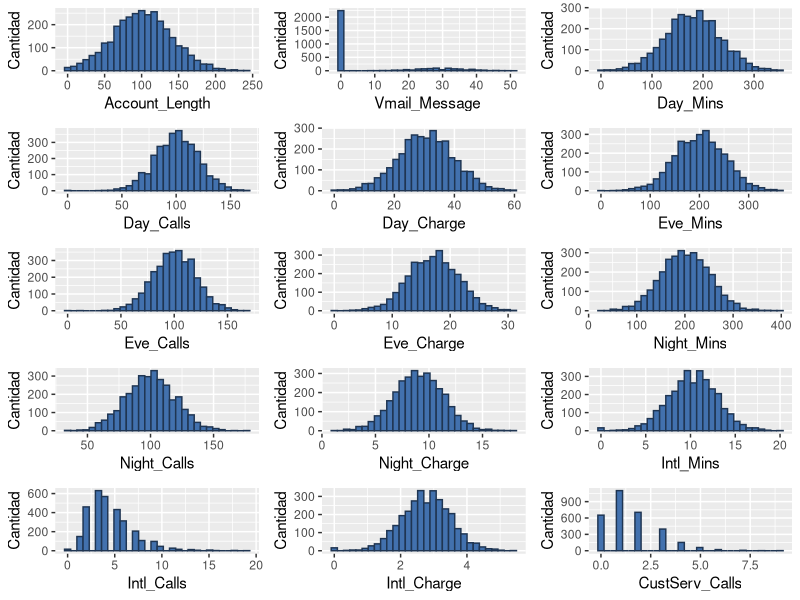
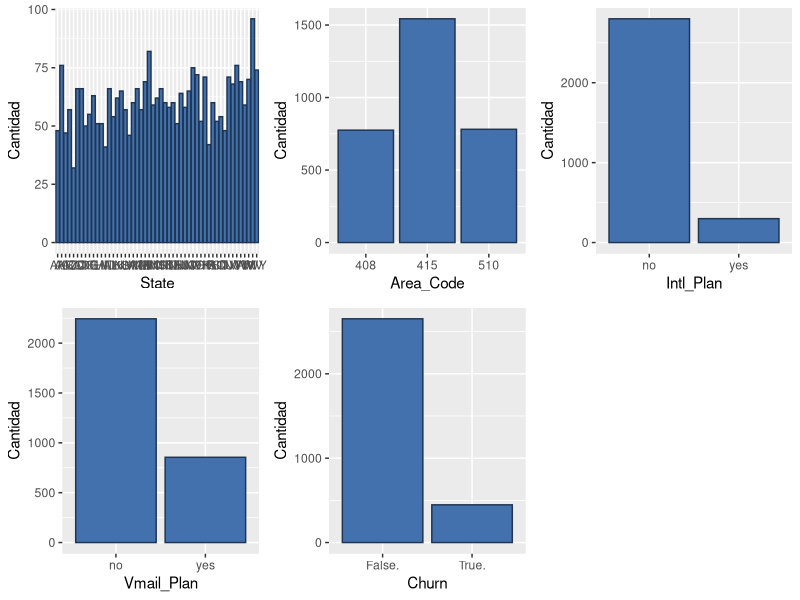
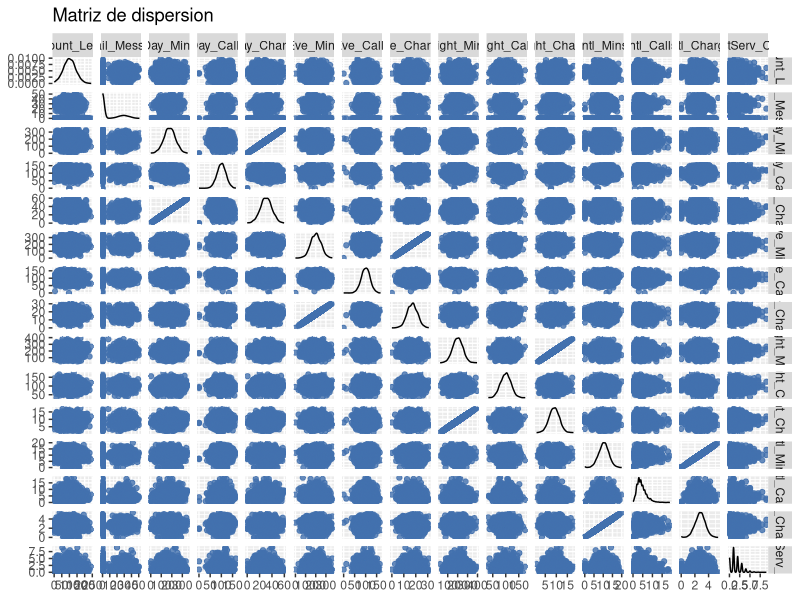
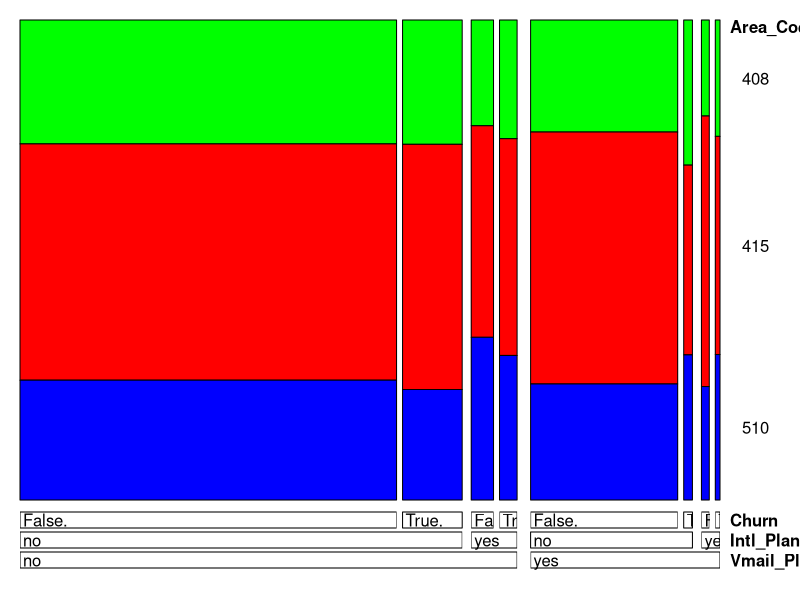
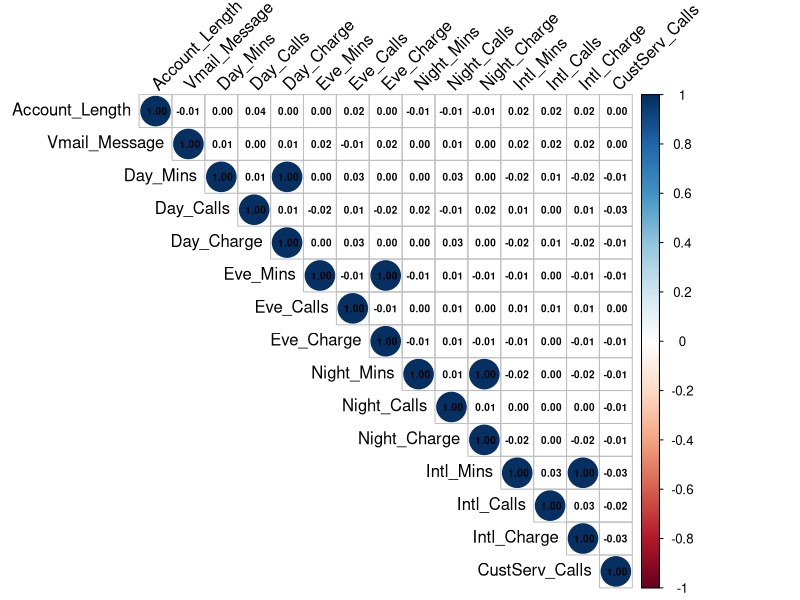
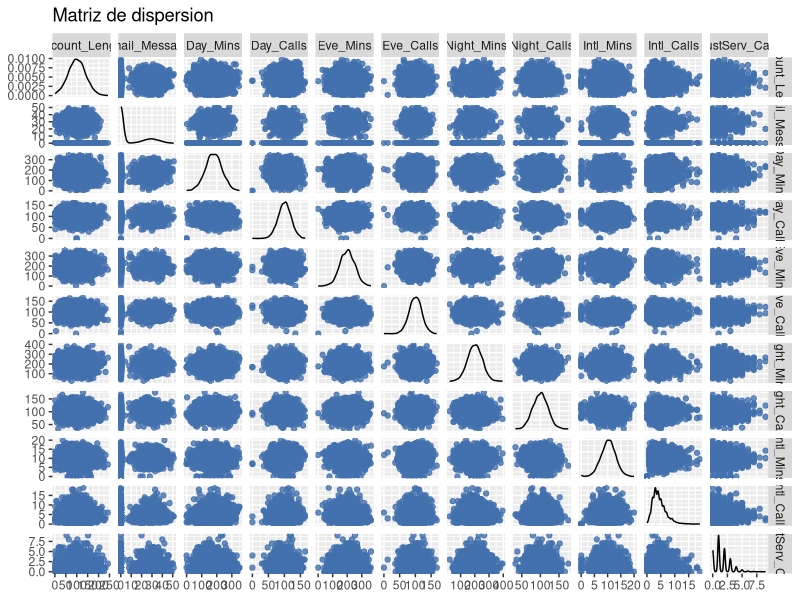
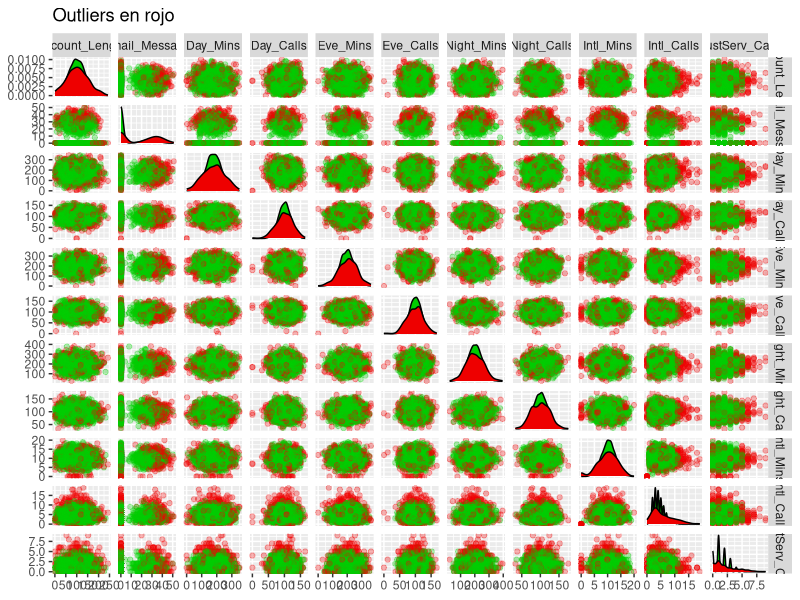

Recreate these plots in R, in order. (Note: this script raises an error after producing the figures.)
## ---- chunk 1
knitr::opts_chunk$set(echo = TRUE)
## ---- chunk 2
library(readxl)         #Lectura de archivos
library(gridExtra)      #Ordenacion de graficos en pantalla
library(corrplot)       #Grafico de correlaciones
library(ggplot2)        #Graficos
library (tidyverse)     #Manipulacion de datasets
library(vcd)            #Visualizacion de datos categoricos
library(GGally)         #Extension de ggplot2 para combinacion de graficos/matrices
library(MASS)           #Utilizado para la estimacion del mve en distancias de Mahalanobis
library(caret)          #Modelos y optimizacion de parametros
## ---- chunk 3

# Limpieza de entorno
rm(list = ls())

# Lectura del archivo Excel mediante ventana emergente
subscriptores.raw <- read.csv2('Churn.csv')


# Verificacion de las variables y su tipo
str(subscriptores.raw)

# La variable Area_Code se cargo como numerica pero en realidad es una variable categorica.
# Utilizamos la funcion mutate para convertirla al tipo de dato factor
# subscriptores.raw <- mutate(subscriptores.raw, Area_Code = as.factor(Area_Code))

## ---- chunk 4

########HK: Convierto las 4 categoricas en Factor (estaba en el HTML, pero no lo encontre en el cod R) ##########

names <- c('State' ,'Area_Code','Intl_Plan','Vmail_Plan','Churn')
subscriptores.raw[,names] <- lapply(subscriptores.raw[,names] , factor)
str(subscriptores.raw)

########HK Duda:convendria que cust serv sea categorica para algun modelo? (es similar a la discusion de #rooms. depende del modelo a utilizar?) ##########
# subscriptores.raw <- mutate(subscriptores.raw, CustServ_Calls = as.factor(CustServ_Calls))

# Exploracion inicial del dataset y verificacion de valores faltantes (missings)
# No se observan valores faltantes
summary(subscriptores.raw)
head(subscriptores.raw, 10)

# Graficamos las variables. Utilizamos barplots para las categoricas e histogramas para las
# cuantitativas
# NOTA: no graficamos la variable Phone dado que es una variable de identificacion (ID)

# Creacion de vector con los indices de las variables cuantitativas y cualitativas
columnas.num <- which(sapply(subscriptores.raw, class) %in% c("numeric","integer"))
columnas.cat <- which(sapply(subscriptores.raw, class) %in% "factor")

# Debemos borrar del vector de indices de variables cualitativas al indice correspondiente a la 
# variable Phone, para lo cual mediante la funcion grep obtenemos el indice de la columna Phone
borrar <- grep("Phone", colnames(subscriptores.raw))

# Mediante la funcion setdiff eliminanos el indice correspondiente a Phone del vector columnas.cat
columnas.cat <- setdiff(columnas.cat, borrar)

# Inicializamos los vectores en los cuales se guardaran los histogramas (variables cuantitativas) y
# los barplots (variables cualitativas)
histograma <- vector(mode = "list", length = length(columnas.num))
barplt <- vector(mode = "list", length = length(columnas.cat))

# Mediante un loops for creamos los histogramas y barplots los guardamos en los vectores
# correspondientes
for (i in 1:length(columnas.num)){
  histograma[[i]] <- ggplot(subscriptores.raw, aes_string(colnames(subscriptores.raw[columnas.num[i]]))) + 
    geom_histogram(bins = 30, colour = "#1F3552", fill = "#4271AE") + 
    ylab("Cantidad") + xlab(colnames(subscriptores.raw[columnas.num[i]]))
}

for (i in 1:length(columnas.cat)){
  barplt[[i]] <- ggplot(subscriptores.raw, aes_string(colnames(subscriptores.raw[columnas.cat[i]]))) + 
    geom_bar(colour = "#1F3552", fill = "#4271AE") + 
    ylab("Cantidad") + xlab(colnames(subscriptores.raw[columnas.cat[i]]))
}
## ---- chunk 5

# Graficamos los histogramas
do.call(grid.arrange, c(histograma, ncol=3))
## ---- chunk 6

# Graficamos los barplots
do.call(grid.arrange, c(barplt, ncol=3))

## ---- chunk 7

# Graficos bivariados para variables cuantitativas - Matriz de dispersion
# En el grafico de dispersion no se aprecian correctamente los nombres de las variables. El orden
# de las variables en el grafico es el siguiende (de izquierda a derecha y de arriba hacia abajo)
colnames(subscriptores.raw[columnas.num])

ggpairs(subscriptores.raw[columnas.num], 
        title="Matriz de dispersion",
        upper = list(continuous = wrap("points", alpha = 0.8, color="#4271AE")),
        lower = list(continuous = wrap("points", alpha = 0.8, color="#4271AE")))

## ---- chunk 8

doubledecker(Area_Code ~ Vmail_Plan + Intl_Plan + Churn, data = subscriptores.raw,
             gp = gpar(fill = c("Green", "Red", "Blue")))

# doubledecker(Area_Code ~ Vmail_Plan + Churn, data = subscriptores,
#              gp = gpar(fill = c("Green", "Red", "Blue")))
# 
# doubledecker(Area_Code ~ Intl_Plan + Churn, data = subscriptores,
#              gp = gpar(fill = c("Green", "Red", "Blue")))
# 
# doubledecker(Churn ~ Area_Code, data = subscriptores,
#              gp = gpar(fill = c("Green", "Red")))
# doubledecker(Churn ~ Area_Code + Vmail_Plan + Intl_Plan, data = subscriptores,
#              gp = gpar(fill = c("Green", "Red")))
# doubledecker(Area_Code ~ Churn + Vmail_Plan + Intl_Plan, data = subscriptores,
#              gp = gpar(fill = c("Green", "Red", "Blue")))
# 
# doubledecker(Area_Code ~ Churn + Intl_Plan+ Vmail_Plan, data = subscriptores,
#              gp = gpar(fill = c("Green", "Red", "Blue")))



# Matriz de correlacion - Variables cuantitativas
# Se observa que las variables correlacionadas (positivamente y con valor 1) son
# Day_Mins y Day_Charge
# Eve_Mins y Eve_Charge
# Night_Mins y Night_Charge
# Intl_Mins y Intl_Charge
# Esto indica que a mayor cantidad de minutos consumidos, mayor el cargo.
## ---- chunk 9

corrplot(cor(subscriptores.raw[columnas.num]), 
         method = "circle",
         type = "upper",
         tl.col = "black",
         tl.srt = 45,
         number.cex=0.6,
         addCoef.col = "black")
## ---- chunk 10

subscriptores.red <- subscriptores.raw[, !colnames(subscriptores.raw) %in% c("Day_Charge", 
                                                                             "Eve_Charge", "Night_Charge", "Intl_Charge")]

# Tras eliminar las 4 varaibles cuantitativas edefinimos el vector con los indices de las 
# variables cuantitativas
columnas.num <- which(sapply(subscriptores.red, class) %in% c("numeric","integer"))

# Matriz de dispersion tras eliminas las columnas correlacionadas
ggpairs(subscriptores.red[columnas.num], 
        title="Matriz de dispersion",
        upper = list(continuous = wrap("points", alpha = 0.8, color="#4271AE")),
        lower = list(continuous = wrap("points", alpha = 0.8, color="#4271AE")))

# OUTLIERS
# Utilizamos distancias de Mahalanobis para el analisis de outliers de manera multivariada.
# Utilizamos el elipsoide de volumen minimo dado que es considerado un estimador robusto de posicion
# y escala para datos multivariados
cov.subs <- cov.rob(subscriptores.red[columnas.num], method = "mve", nsamp = "best")

dmahal <- mahalanobis(subscriptores.red[columnas.num], cov.subs$center, cov.subs$cov, inverted = F)

summary(dmahal)

# Estimo el valor para el cual por encima del mismo debería considerar que la observacion es un 
# outlier (las distancias de Mahalanobis siguen una distribucion chi cuadrado y tomo p = 0.05 con 
# grados de libertad igual al numero de variables cuantitativas menos 1 (la cantidad de variables 
# cuantitativas esta dado por el largo del vector columnas.num, al cual le restamos 1 para obtener
# los grados de libertad). Este valor se puede tomar de una tabla chi2 o estimarlo a traves de R:
valorCorte <- qchisq(0.95, length(columnas.num) - 1)

# Adjuntamos las distancias de mahalanobis al dataset
subscriptores.red$Mahalanobis <- dmahal

# Adjuntamos una columna al dataset para indicar si es oultlier o no basado en las distnacias de 
# Mahalanobis. Va a ser una columna con valores TRUE o FALSE. Inicializo primero todos los valores 
# en FALSE
subscriptores.red$Outlier <- FALSE
subscriptores.red$Outlier[subscriptores.red$Mahalanobis > valorCorte] <- TRUE

# Aplicamos una suma sobre la columna Outlier (los valores TRUE cuentan como 1) para obtener la
# cantidad de outliers detectados segun las distancias de Mahalanobis
sum(subscriptores.red$Outlier)
## ---- chunk 11

ggpairs(subscriptores.red[columnas.num], aes(color=subscriptores.red$Outlier),
        title="Outliers en rojo",
        upper = list(continuous = wrap("points", alpha = 0.3)),
        lower = list(continuous = wrap("points", alpha = 0.3))) +
  scale_fill_manual(values=c("green3", "red2")) +
  scale_color_manual(values=c("green3", "red2"))

## ---- chunk 12

# Creamos 2 nuevos dataset. En uno colocamos los outliers (subscriptores.out) y en el otro los 
# registros depurados de outliers (subscriptores.dep)
subscriptores.out <- subscriptores.red[subscriptores.red$Outlier == TRUE,] 
subscriptores.dep <- subscriptores.red[subscriptores.red$Outlier == FALSE,] 


# Dividimos en el dataset depurado (sin outliers) en 2 datasets, uno de test y otro de pruebas
# Para cada registro generamos un numero aleatorio basado en una distribucion uniforme y lo 
# guardamos como una nueva columna en el dataset.
set.seed(123)
subscriptores.dep$Test_Split <- runif(dim(subscriptores.dep)[1])

# Basados en el numero aleatorio asignado a cada registro dividimos el dataset depurado en training
# y tests. En las siguientes lineas se asigna aproximadamente un 10% a test y aproximadamente un 90%
# a training
subscriptores.test <- subscriptores.dep[subscriptores.dep$Test_Split <= 0.1,]
subscriptores.training <- subscriptores.dep[subscriptores.dep$Test_Split > 0.1,]

########################
#Otra manera de hacer el split que conserva el % de clases en TEST

# Step 1: Get row numbers for the training data
trainRowNumbers <- createDataPartition(orange$Purchase, p=0.8, list=FALSE)

# Step 2: Create the training  dataset
trainData <- orange[trainRowNumbers,]

# Step 3: Create the test dataset
testData <- orange[-trainRowNumbers,]

# Store X and Y for later use.
x = trainData[, 2:18]
y = trainData$Purchase

#Notas: al parecer no hace falta realizar el hot encoding para dec trees. link: https://www.quora.com/Can-decision-trees-handle-categorical-variable-without-preprocessing-eg-without-changing-to-labels-or-hot-encoders
